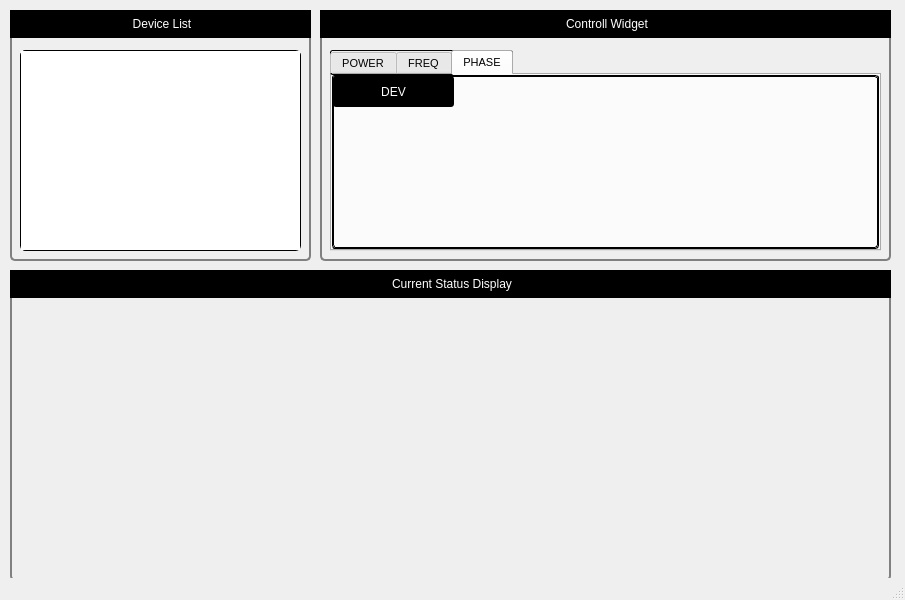
<?xml version="1.0" encoding="UTF-8"?>
<ui version="4.0">
 <class>MainWindow</class>
 <widget class="QMainWindow" name="MainWindow">
  <property name="geometry">
   <rect>
    <x>0</x>
    <y>0</y>
    <width>905</width>
    <height>600</height>
   </rect>
  </property>
  <property name="windowTitle">
   <string>MainWindow</string>
  </property>
  <widget class="QWidget" name="centralwidget">
   <widget class="QGroupBox" name="DEV_LIST">
    <property name="geometry">
     <rect>
      <x>10</x>
      <y>10</y>
      <width>301</width>
      <height>251</height>
     </rect>
    </property>
    <property name="styleSheet">
     <string notr="true">QGroupBox:title {
subcontrol-origin: margin;
subcontrol-position: top center;
padding-left: 120px;
padding-right: 120px; 
padding-top: 5px;
padding-bottom: 5px;
border: 2px solid black;
border-radius: 1px;
background-color: rgb(0,0,0)}

QGroupBox {
border: 2px solid gray;
border-radius: 5px;
font: 10pt &quot;Arial Black&quot;;
color:rgb(255,255,255);
}
</string>
    </property>
    <property name="title">
     <string>Device List</string>
    </property>
    <property name="alignment">
     <set>Qt::AlignCenter</set>
    </property>
    <widget class="QListWidget" name="listWidget">
     <property name="geometry">
      <rect>
       <x>10</x>
       <y>40</y>
       <width>281</width>
       <height>201</height>
      </rect>
     </property>
     <property name="styleSheet">
      <string notr="true">border:1px solid black;
border-radius: 5px;
font: 8pt &quot;Arial Black&quot;;
color:rgb(0,0,0);

</string>
     </property>
    </widget>
   </widget>
   <widget class="QGroupBox" name="CTL_WIDGET">
    <property name="geometry">
     <rect>
      <x>320</x>
      <y>10</y>
      <width>571</width>
      <height>251</height>
     </rect>
    </property>
    <property name="styleSheet">
     <string notr="true">QGroupBox:title {
subcontrol-origin: margin;
subcontrol-position: top center;
padding-left: 250px;
padding-right: 250px; 
padding-top: 5px;
padding-bottom: 5px;
border: 2px solid black;
border-radius: 1px;
background-color: rgb(0,0,0)}

QGroupBox {
border: 2px solid gray;
border-radius: 5px;
font: 10pt &quot;Arial Black&quot;;
color:rgb(255,255,255);
}
</string>
    </property>
    <property name="title">
     <string>Controll Widget</string>
    </property>
    <property name="alignment">
     <set>Qt::AlignCenter</set>
    </property>
    <widget class="QTabWidget" name="CTL_TAB">
     <property name="geometry">
      <rect>
       <x>10</x>
       <y>40</y>
       <width>551</width>
       <height>201</height>
      </rect>
     </property>
     <property name="font">
      <font>
       <family>Arial</family>
       <pointsize>8</pointsize>
       <weight>50</weight>
       <italic>false</italic>
       <bold>false</bold>
      </font>
     </property>
     <property name="styleSheet">
      <string notr="true">border: 1px solid black;
border-radius: 3px;
font: 8pt &quot;Arial&quot;;
color:rgb(0,0,0);

</string>
     </property>
     <property name="currentIndex">
      <number>2</number>
     </property>
     <widget class="QWidget" name="POWER">
      <attribute name="title">
       <string>POWER</string>
      </attribute>
      <widget class="QLabel" name="DEV_NAME">
       <property name="geometry">
        <rect>
         <x>0</x>
         <y>0</y>
         <width>121</width>
         <height>31</height>
        </rect>
       </property>
       <property name="styleSheet">
        <string notr="true">border: 0px solid;
font: 8pt &quot;Arial Black&quot;;
color:rgb(255,255,255);
background-color:rgb(0,0,0);
</string>
       </property>
       <property name="text">
        <string>DEV</string>
       </property>
       <property name="alignment">
        <set>Qt::AlignCenter</set>
       </property>
      </widget>
     </widget>
     <widget class="QWidget" name="FREQ">
      <attribute name="title">
       <string>FREQ</string>
      </attribute>
      <widget class="QLabel" name="DEV_NAME2">
       <property name="geometry">
        <rect>
         <x>0</x>
         <y>0</y>
         <width>121</width>
         <height>31</height>
        </rect>
       </property>
       <property name="styleSheet">
        <string notr="true">border: 0px solid;
font: 8pt &quot;Arial Black&quot;;
color:rgb(255,255,255);
background-color:rgb(0,0,0);
</string>
       </property>
       <property name="text">
        <string>DEV</string>
       </property>
       <property name="alignment">
        <set>Qt::AlignCenter</set>
       </property>
      </widget>
     </widget>
     <widget class="QWidget" name="PHASE">
      <attribute name="title">
       <string>PHASE</string>
      </attribute>
      <widget class="QLabel" name="DEV_NAME3">
       <property name="geometry">
        <rect>
         <x>0</x>
         <y>0</y>
         <width>121</width>
         <height>31</height>
        </rect>
       </property>
       <property name="styleSheet">
        <string notr="true">border: 0px solid;
font: 8pt &quot;Arial Black&quot;;
color:rgb(255,255,255);
background-color:rgb(0,0,0);
</string>
       </property>
       <property name="text">
        <string>DEV</string>
       </property>
       <property name="alignment">
        <set>Qt::AlignCenter</set>
       </property>
      </widget>
     </widget>
    </widget>
   </widget>
   <widget class="QGroupBox" name="STATUS_DIS">
    <property name="geometry">
     <rect>
      <x>10</x>
      <y>270</y>
      <width>881</width>
      <height>311</height>
     </rect>
    </property>
    <property name="styleSheet">
     <string notr="true">QGroupBox:title {
subcontrol-origin: margin;
subcontrol-position: top center;
padding-left: 500px;
padding-right: 500px; 
padding-top: 5px;
padding-bottom: 5px;
border: 2px solid black;
border-radius: 1px;
background-color: rgb(0,0,0)}

QGroupBox {
border: 2px solid gray;
border-radius: 5px;
font: 10pt &quot;Arial Black&quot;;
color:rgb(255,255,255);
}</string>
    </property>
    <property name="title">
     <string>Current Status Display</string>
    </property>
    <property name="alignment">
     <set>Qt::AlignCenter</set>
    </property>
   </widget>
  </widget>
  <widget class="QStatusBar" name="statusbar"/>
 </widget>
 <resources/>
 <connections/>
</ui>
